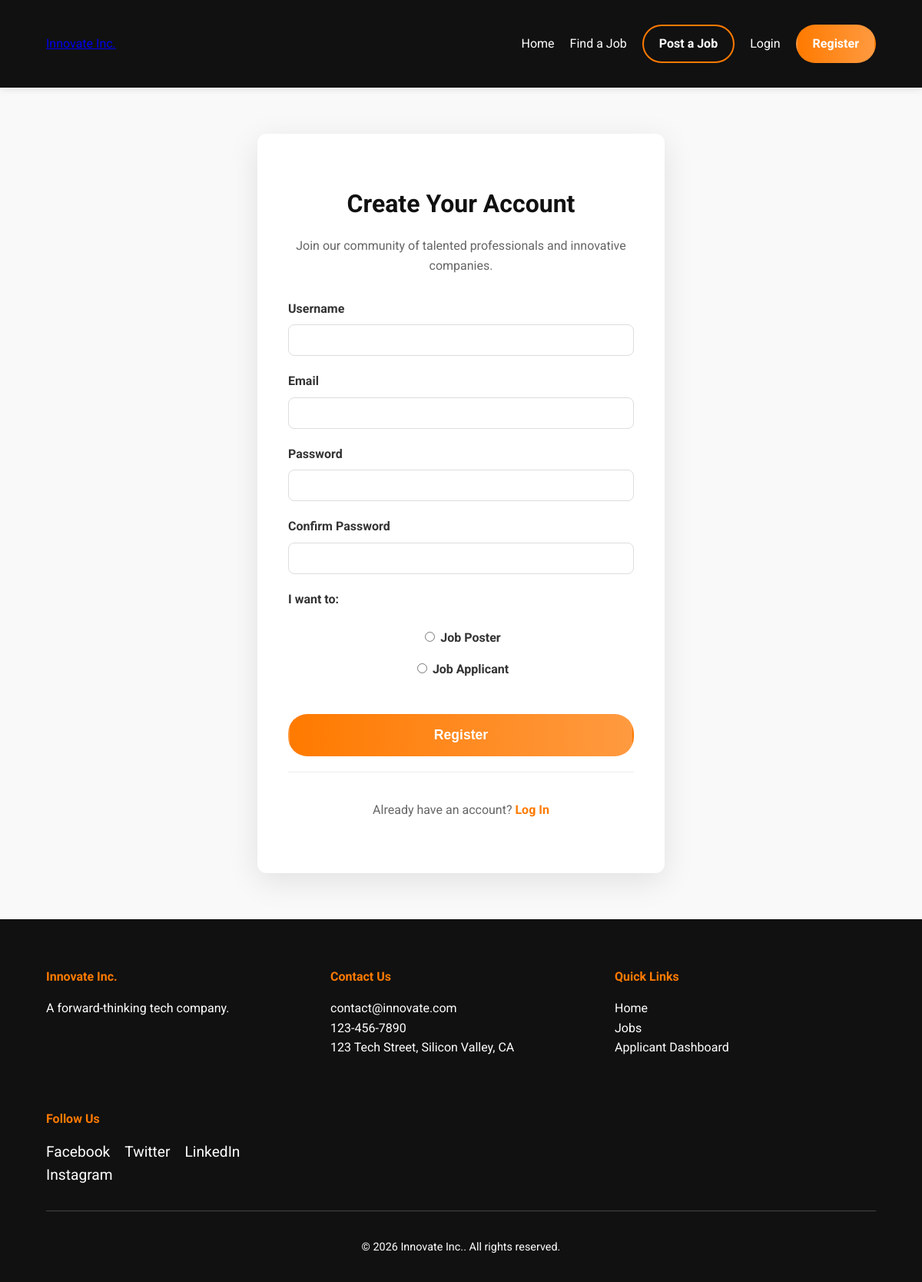
Page /register/ on the earlier database version.
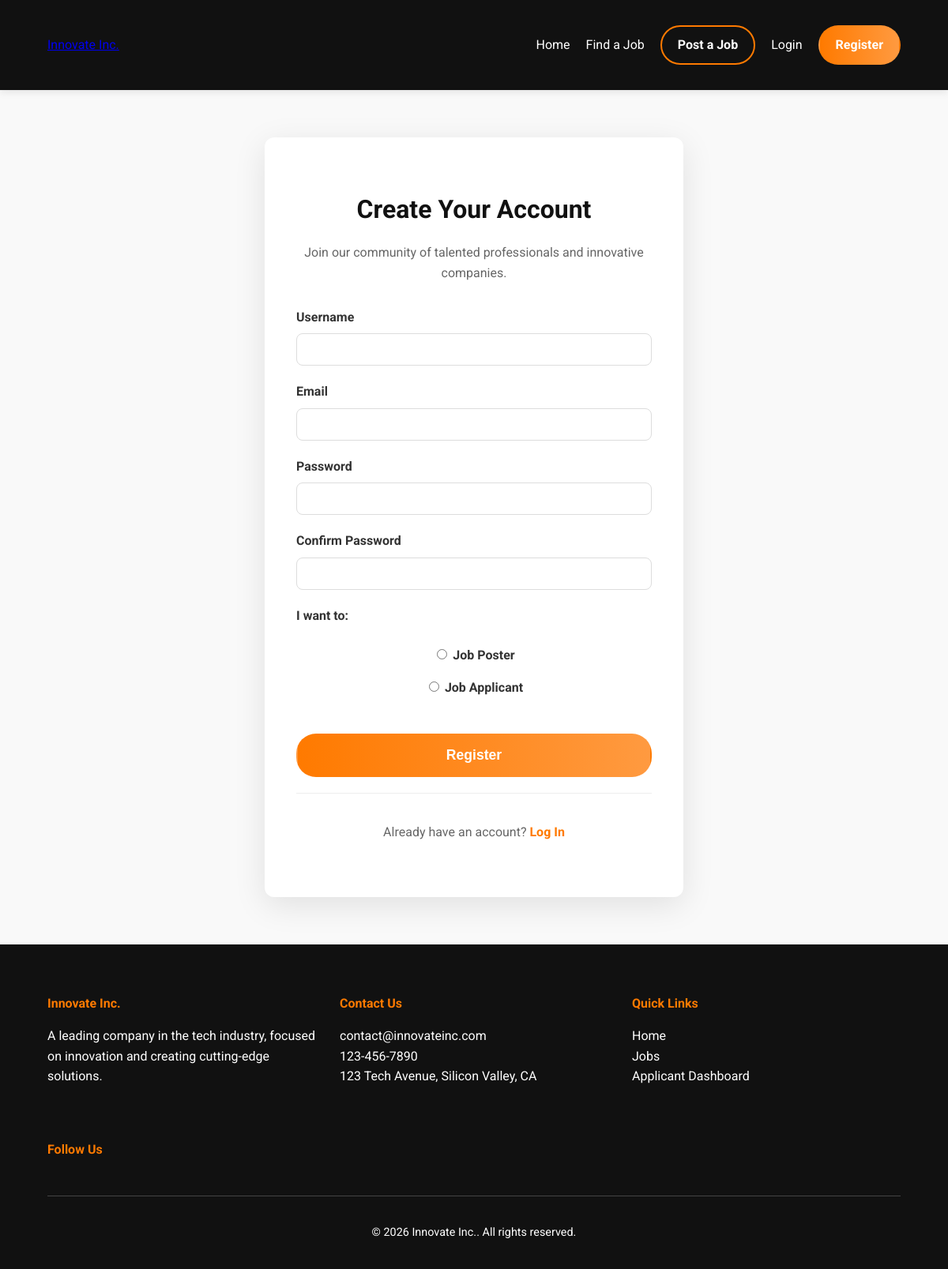
Same page on the later database version.
### jobs/models.py (models this page shows, shortened)
class CompanyInfo(models.Model):
    name = models.CharField(max_length=200)
    description = models.TextField()
    email = models.EmailField()
    phone = models.CharField(max_length=20)
    address = models.CharField(max_length=255)
    logo = models.ImageField(upload_to="company/")
    banner_image = models.ImageField(upload_to="company/", null=True, blank=True)
    facebook_url = models.URLField(blank=True)
    linkedin_url = models.URLField(blank=True)
    twitter_url = models.URLField(blank=True)
    instagram_url = models.URLField(blank=True)
    updated_at = models.DateTimeField(auto_now=True)

### jobs/views.py (the view)
# urls.py: path('register/', views.register_view, name='register'),
def register_view(request):
    if request.method == "POST":
        form = UserRegistrationForm(request.POST)
        if form.is_valid():
            user = form.save(commit=False)
            user.set_password(form.cleaned_data["password"])
            user.save()
            Profile.objects.create(user=user, role=form.cleaned_data["role"])
            messages.success(request, "Registration successful. You can now log in.")
            return redirect("login")
    else:
        form = UserRegistrationForm()
    return render(request, "jobs/register.html", {"form": form})

### jobs/forms.py (shortened to what this page needs)
class UserRegistrationForm(forms.ModelForm):
    password = forms.CharField(widget=forms.PasswordInput)
    password2 = forms.CharField(widget=forms.PasswordInput, label="Confirm password")
    role = forms.ChoiceField(
        choices=Profile.ROLE_CHOICES,
        widget=forms.RadioSelect,
        label="I want to:",
    )
    class Meta:
        model = User
        fields = ("username", "email")

### jobs/context_processors.py (called while the page is built)
def company_info_processor(request):
    company_info = CompanyInfo.objects.first()
    return {'company_info': company_info}

### jobs/templates/jobs/register.html (shortened to what this page needs)
{% extends 'jobs/base.html' %}
{% block content %}
<div class="auth-container">
  <div class="auth-card">
    <h2>Create Your Account</h2>
    <p>Join our community of talented professionals and innovative companies.</p>
    <form method="post" class="auth-form">
      <div class="form-field">
        <label for="{{ form.username.id_for_label }}">Username</label>
        {{ form.username }}
      </div>
      <div class="form-field">
        <label for="{{ form.email.id_for_label }}">Email</label>
        {{ form.email }}
      </div>
      <div class="form-field">
        <label for="{{ form.password.id_for_label }}">Password</label>
        {{ form.password }}
      </div>
      <div class="form-field">
        <label for="{{ form.password2.id_for_label }}">Confirm Password</label>
        {{ form.password2 }}
      </div>
      <div class="form-field role-selector">
        <label>{{ form.role.label }}</label>
        <div class="role-options">
            {{ form.role }}
        </div>
      </div>
      <button type="submit" class="btn btn-primary">Register</button>
    </form>
    <div class="auth-card-footer">
      <p>Already have an account? <a href="{% url 'login' %}">Log In</a></p>
    </div>
  </div>
</div>
{% endblock %}

### jobs/templates/jobs/base.html (shortened to what this page needs)
{% load static %}
<!DOCTYPE html>
<html lang="en">
<head>
    <link rel="stylesheet" href="{% static 'jobs/css/styles.css' %}">
</head>
<body>
    <header class="main-header">
        <nav class="container">
            <a href="{% url 'home' %}" class="logo">
                {% if company_info.logo %}
                    <img src="{{ company_info.logo.url }}" alt="{{ company_info.name }} Logo">
                {% else %}
                    <span>{{ company_info.name }}</span>
                {% endif %}
            </a>
            <ul class="nav-links">
                <li><a href="{% url 'home' %}">Home</a></li>
                <li><a href="{% url 'job_list' %}">Find a Job</a></li>
                <li><a href="{% url 'employer_dashboard' %}" class="btn btn-secondary">Post a Job</a></li>
                {% if user.is_authenticated %}
                    {% if user.profile.role == 'APPLICANT' %}
                        <li><a href="{% url 'applicant_dashboard' %}">Dashboard</a></li>
                    {% elif user.profile.role == 'POSTER' %}
                        <li><a href="{% url 'employer_dashboard' %}">Dashboard</a></li>
                    {% endif %}
                    <li><a href="{% url 'logout' %}">Logout</a></li>
                {% else %}
                    <li><a href="{% url 'login' %}">Login</a></li>
                    <li><a href="{% url 'register' %}" class="btn btn-primary">Register</a></li>
                {% endif %}
            </ul>
        </nav>
    </header>
    <main>
        {% block content %}{% endblock %}
    </main>
    <footer class="main-footer">
        <div class="container">
            <div class="footer-grid">
                <div class="footer-section">
                    <h4>{{ company_info.name }}</h4>
                    <p>{{ company_info.description|truncatewords:30 }}</p>
                </div>
                <div class="footer-section">
                    <h4>Contact Us</h4>
                    <ul>
                        <li><a href="mailto:{{ company_info.email }}">{{ company_info.email }}</a></li>
                        <li><a href="tel:{{ company_info.phone }}">{{ company_info.phone }}</a></li>
                        <li><span>{{ company_info.address }}</span></li>
                    </ul>
                </div>
                <div class="footer-section">
                    <h4>Quick Links</h4>
                    <ul>
                        <li><a href="{% url 'home' %}">Home</a></li>
                        <li><a href="{% url 'job_list' %}">Jobs</a></li>
                        <li><a href="{% url 'applicant_dashboard' %}">Applicant Dashboard</a></li>
                    </ul>
                </div>
                <div class="footer-section">
                    <h4>Follow Us</h4>
                    <div class="social-links">
                        {% if company_info.facebook_url %}<a href="{{ company_info.facebook_url }}" target="_blank">Facebook</a>{% endif %}
                        {% if company_info.twitter_url %}<a href="{{ company_info.twitter_url }}" target="_blank">Twitter</a>{% endif %}
                        {% if company_info.linkedin_url %}<a href="{{ company_info.linkedin_url }}" target="_blank">LinkedIn</a>{% endif %}
                        {% if company_info.instagram_url %}<a href="{{ company_info.instagram_url }}" target="_blank">Instagram</a>{% endif %}
                    </div>
                </div>
            </div>
            <div class="footer-bottom">
                <p>&copy; {% now "Y" %} {{ company_info.name }}. All rights reserved.</p>
            </div>
        </div>
    </footer>
</body>
</html>

Differences in the rows shown:
changed CompanyInfo "Innovate Inc.": description "A forward-thinking tech company." → "A leading company in the tech industry, focused on innovation and creating cutting-edge solutions."; email "contact@innovate.com" → "contact@innovateinc.com"; address "123 Tech Street, Silicon Valley, CA" → "123 Tech Avenue, Silicon Valley, CA"; facebook_url "https://facebook.com" → empty (drawn); twitter_url "https://twitter.com" → empty (drawn); linkedin_url "https://linkedin.com" → empty (drawn); instagram_url "https://instagram.com" → empty (drawn)
Other differences:
text no longer shown: "Facebook Twitter LinkedIn Instagram"
